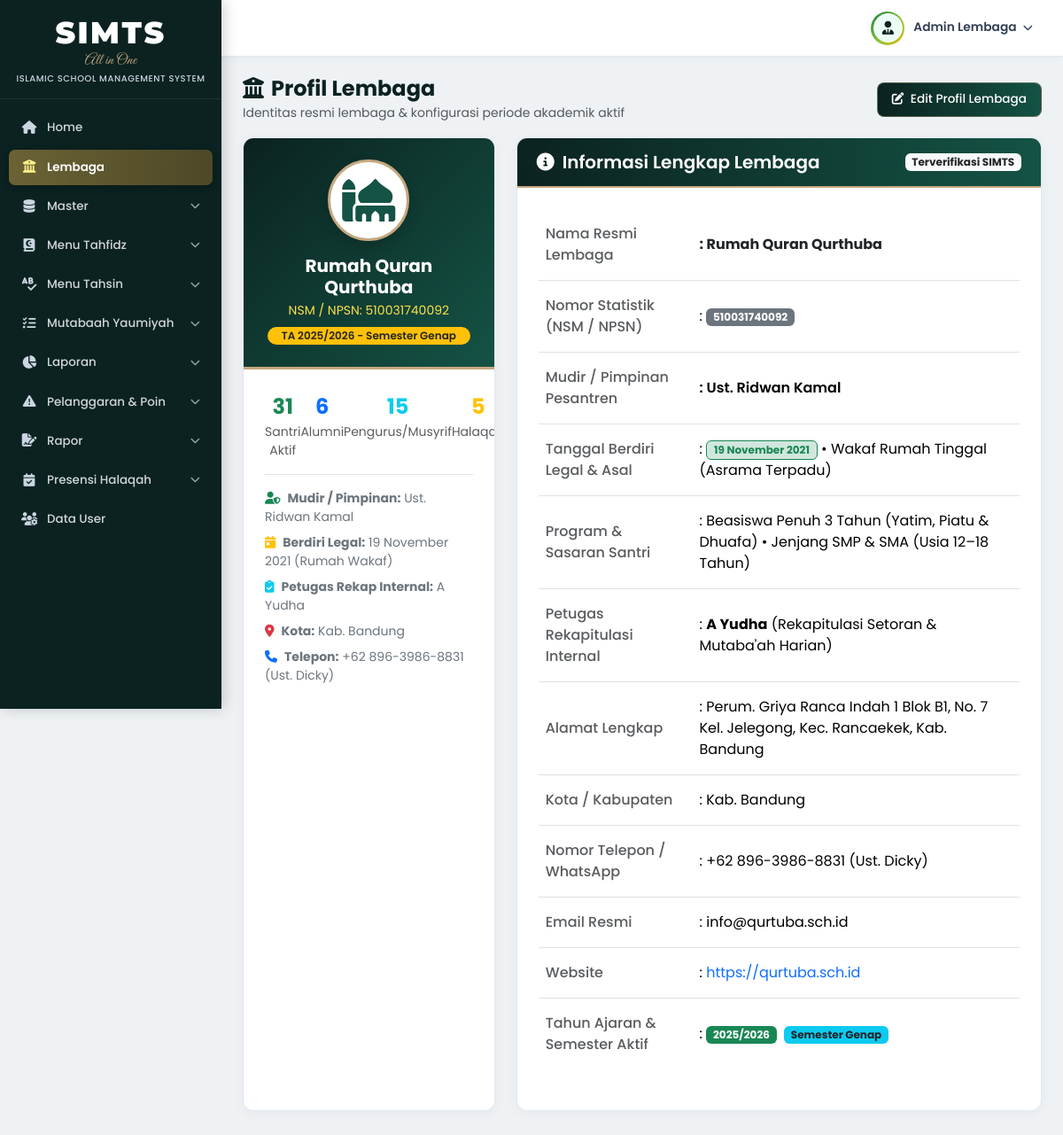
Page /modules/pengaturan/lembaga.php (signed in) on the committed database.
### tables this page shows
CREATE TABLE `lembaga` (
  `id` INT AUTO_INCREMENT PRIMARY KEY,
  `nama_lembaga` VARCHAR(150) NOT NULL,
  `nsm_npsn` VARCHAR(50) DEFAULT NULL,
  `mudir_pimpinan` VARCHAR(120) NOT NULL,
  `alamat` TEXT NOT NULL,
  `kota` VARCHAR(80) DEFAULT 'Jakarta',
  `telepon` VARCHAR(30) DEFAULT NULL,
  `email` VARCHAR(100) DEFAULT NULL,
  `website` VARCHAR(100) DEFAULT NULL,
  `tahun_ajaran_aktif` VARCHAR(20) DEFAULT '2025/2026',
  `semester_aktif` ENUM('Ganjil','Genap') DEFAULT 'Genap',
  `logo` VARCHAR(255) DEFAULT NULL,
  `created_at` TIMESTAMP DEFAULT CURRENT_TIMESTAMP
);

### config/koneksi.php (called while the page is built, shortened)
<?php
function e(?string $str): string
{
    return htmlspecialchars($str ?? '', ENT_QUOTES, 'UTF-8');
}
function hitung_total(mysqli $conn, string $sql, int $default = 0): int
{
    $res = mysqli_query($conn, $sql);
    if ($res && $row = mysqli_fetch_row($res)) {
        return (int) $row[0];
    }
    return $default;
}

### modules/pengaturan/lembaga.php (the view, shortened to what this page needs)
<?php
require_once __DIR__ . '/../../config/koneksi.php';
$res_lembaga = mysqli_query($conn, "SELECT * FROM lembaga ORDER BY id ASC LIMIT 1");
$lembaga     = mysqli_fetch_assoc($res_lembaga) ?: [
    'id'                 => 1,
    'nama_lembaga'       => "Rumah Qur'an Qurtuba",
    'nsm_npsn'           => '510031740092',
    'mudir_pimpinan'     => 'Ust. Ridwan',
    'alamat'             => 'Rumah Wakaf Terpadu Qurtuba, Jl. Qurtuba Raya No. 17 (Berdiri Legal: 19 November 2021)',
    'kota'               => 'Jakarta Selatan',
    'telepon'            => '0812-8899-7766',
    'email'              => 'info@qurtuba.sch.id',
    'website'            => 'https://qurtuba.sch.id',
    'tahun_ajaran_aktif' => '2025/2026',
    'semester_aktif'     => 'Genap'
];
$total_santri  = hitung_total($conn, "SELECT COUNT(*) FROM santri WHERE status_santri='Aktif'", 31);
$total_alumni  = hitung_total($conn, "SELECT COUNT(*) FROM santri WHERE status_santri='Alumni'", 6);
$total_asatidz = hitung_total($conn, "SELECT COUNT(*) FROM pengajar WHERE status='Aktif'", 15);
$total_halaqah = hitung_total($conn, "SELECT COUNT(*) FROM halaqah", 5);
include __DIR__ . '/../../includes/header.php';
include __DIR__ . '/../../includes/sidebar.php';
?>
<div class="d-flex justify-content-between align-items-center mb-3 flex-wrap gap-2">
    <div>
        <h4 class="fw-bold mb-0" style="color:#0b2220;"><i class="fa-solid fa-building-columns me-2"></i>Profil Lembaga</h4>
        <small class="text-muted">Identitas resmi lembaga &amp; konfigurasi periode akademik aktif</small>
    </div>
    <?php if (($_SESSION['role'] ?? '') === 'admin'): ?>
    <button class="btn btn-siata" data-bs-toggle="modal" data-bs-target="#modalEditLembaga">
        <i class="fa-solid fa-pen-to-square me-1"></i> Edit Profil Lembaga
    </button>
    <?php endif; ?>
</div>
<div class="row g-4">
    <div class="col-lg-4">
        <div class="card-siata h-100">
            <div class="p-4 text-center text-white" style="background: linear-gradient(135deg, #0b2220 0%, #145345 100%); border-bottom: 3px solid #c5a880;">
                <div class="mx-auto mb-3 d-flex align-items-center justify-content-center rounded-circle shadow"
                     style="width:92px;height:92px;background:#ffffff;color:#0b2220;border:3px solid #c5a880;">
                    <i class="fa-solid fa-mosque fa-3x" style="color:#145345;"></i>
                </div>
                <h5 class="fw-bold mb-1"><?= e($lembaga['nama_lembaga']) ?></h5>
                <div class="small" style="color:#fde047;">NSM / NPSN: <?= e($lembaga['nsm_npsn']) ?></div>
                <span class="badge bg-warning text-dark mt-2 px-3 py-1 rounded-pill fw-semibold">
                    TA <?= e($lembaga['tahun_ajaran_aktif']) ?> - Semester <?= e($lembaga['semester_aktif']) ?>
                </span>
            </div>
            <div class="p-4">
                <div class="d-flex justify-content-around text-center border-bottom pb-3 mb-3">
                    <div>
                        <div class="fs-4 fw-bold text-success"><?= $total_santri ?></div>
                        <div class="small text-muted">Santri Aktif</div>
                    </div>
                    <div>
                        <div class="fs-4 fw-bold text-primary"><?= $total_alumni ?></div>
                        <div class="small text-muted">Alumni</div>
                    </div>
                    <div>
                        <div class="fs-4 fw-bold text-info"><?= $total_asatidz ?></div>
                        <div class="small text-muted">Pengurus/Musyrif</div>
                    </div>
                    <div>
                        <div class="fs-4 fw-bold text-warning"><?= $total_halaqah ?></div>
                        <div class="small text-muted">Halaqah</div>
                    </div>
                </div>
                <div class="small text-secondary">
                    <div class="mb-2"><i class="fa-solid fa-user-shield me-2 text-success"></i><strong>Mudir / Pimpinan:</strong> <?= e($lembaga['mudir_pimpinan']) ?></div>
                    <div class="mb-2"><i class="fa-solid fa-calendar-day me-2 text-warning"></i><strong>Berdiri Legal:</strong> 19 November 2021 (Rumah Wakaf)</div>
                    <div class="mb-2"><i class="fa-solid fa-clipboard-check me-2 text-info"></i><strong>Petugas Rekap Internal:</strong> A Yudha</div>
                    <div class="mb-2"><i class="fa-solid fa-location-dot me-2 text-danger"></i><strong>Kota:</strong> <?= e($lembaga['kota']) ?></div>
                    <div><i class="fa-solid fa-phone me-2 text-primary"></i><strong>Telepon:</strong> <?= e($lembaga['telepon']) ?></div>
                </div>
            </div>
        </div>
    </div>
    <div class="col-lg-8">
        <div class="card-siata h-100">
            <div class="card-header-siata">
                <h5><i class="fa-solid fa-circle-info"></i> Informasi Lengkap Lembaga</h5>
                <span class="badge bg-light text-dark">Terverifikasi SIMTS</span>
            </div>
            <div class="p-4">
                <table class="table table-borderless align-middle mb-0">
                    <tbody>
                        <tr class="border-bottom">
                            <th class="text-muted fw-medium py-3" style="width: 32%;">Nama Resmi Lembaga</th>
                            <td class="fw-bold py-3 text-dark">: <?= e($lembaga['nama_lembaga']) ?></td>
                        </tr>
                        <tr class="border-bottom">
                            <th class="text-muted fw-medium py-3">Nomor Statistik (NSM / NPSN)</th>
                            <td class="py-3">: <span class="badge bg-secondary"><?= e($lembaga['nsm_npsn']) ?></span></td>
                        </tr>
                        <tr class="border-bottom">
                            <th class="text-muted fw-medium py-3">Mudir / Pimpinan Pesantren</th>
                            <td class="fw-semibold py-3">: <?= e($lembaga['mudir_pimpinan']) ?></td>
                        </tr>
                        <tr class="border-bottom">
                            <th class="text-muted fw-medium py-3">Tanggal Berdiri Legal &amp; Asal</th>
                            <td class="py-3">: <span class="badge bg-success-subtle text-success border border-success">19 November 2021</span> &bull; Wakaf Rumah Tinggal (Asrama Terpadu)</td>
                        </tr>
                        <tr class="border-bottom">
                            <th class="text-muted fw-medium py-3">Program &amp; Sasaran Santri</th>
                            <td class="py-3">: Beasiswa Penuh 3 Tahun (Yatim, Piatu &amp; Dhuafa) &bull; Jenjang SMP &amp; SMA (Usia 12–18 Tahun)</td>
                        </tr>
                        <tr class="border-bottom">
                            <th class="text-muted fw-medium py-3">Petugas Rekapitulasi Internal</th>
                            <td class="py-3">: <strong>A Yudha</strong> (Rekapitulasi Setoran &amp; Mutaba'ah Harian)</td>
                        </tr>
                        <tr class="border-bottom">
                            <th class="text-muted fw-medium py-3">Alamat Lengkap</th>
                            <td class="py-3">: <?= e($lembaga['alamat']) ?></td>
                        </tr>
                        <tr class="border-bottom">
                            <th class="text-muted fw-medium py-3">Kota / Kabupaten</th>
                            <td class="py-3">: <?= e($lembaga['kota']) ?></td>
                        </tr>
                        <tr class="border-bottom">
                            <th class="text-muted fw-medium py-3">Nomor Telepon / WhatsApp</th>
                            <td class="py-3">: <?= e($lembaga['telepon']) ?></td>
                        </tr>
                        <tr class="border-bottom">
                            <th class="text-muted fw-medium py-3">Email Resmi</th>
                            <td class="py-3">: <?= e($lembaga['email']) ?></td>
                        </tr>
                        <tr class="border-bottom">
                            <th class="text-muted fw-medium py-3">Website</th>
                            <td class="py-3">: <a href="<?= e($lembaga['website']) ?>" target="_blank" class="text-decoration-none"><?= e($lembaga['website']) ?></a></td>
                        </tr>
                        <tr>
                            <th class="text-muted fw-medium py-3">Tahun Ajaran &amp; Semester Aktif</th>
                            <td class="py-3">:
                                <span class="badge bg-success"><?= e($lembaga['tahun_ajaran_aktif']) ?></span>
                                <span class="badge bg-info text-dark ms-1">Semester <?= e($lembaga['semester_aktif']) ?></span>
                            </td>
                        </tr>
                    </tbody>
                </table>
            </div>
        </div>
    </div>
</div>
<?php include __DIR__ . '/../../includes/footer.php'; ?>

### assets/css/style.css (style rules this page uses)
:root { --sidebar-width: 250px; --sidebar-bg: #0b2220; --siata-green-dark: #0b2220; --siata-green-mid: #145345; --sidebar-hover: rgba(255, 255, 255, 0.06); --sidebar-active-gradient: linear-gradient(90deg, #6b6335, #4d4827); --sidebar-gold: #c5a880; --topbar-height: 64px; --content-bg: #eef2f5; }
* { box-sizing: border-box; }
body { margin: 0; font-family: 'Poppins', sans-serif; background-color: var(--content-bg); color: #334155; overflow-x: hidden; }
.card-siata { background: #ffffff; border: 1px solid #e2e8f0; border-radius: 12px; box-shadow: 0 3px 14px rgba(15, 23, 42, 0.04); overflow: hidden; margin-bottom: 22px; }
.card-header-siata { background: linear-gradient(90deg, #0b2220 0%, #145345 100%); color: #ffffff; padding: 15px 22px; display: flex; align-items: center; justify-content: space-between; flex-wrap: wrap; gap: 10px; border-bottom: 2px solid #c5a880; }
.card-header-siata h5, .card-header-siata h6 { margin: 0; font-weight: 600; color: #ffffff; display: flex; align-items: center; gap: 9px; }
.btn-siata { background: linear-gradient(90deg, #0b2220, #145345); color: #ffffff; border: 1px solid rgba(197, 168, 128, 0.4); font-weight: 500; font-size: 0.85rem; border-radius: 8px; padding: 8px 16px; transition: all 0.2s; }

### rows in the picture
lembaga: nama_lembaga "Rumah Quran Qurthuba", nsm_npsn "510031740092", tahun_ajaran_aktif "2025/2026", semester_aktif "Genap", mudir_pimpinan "Ust. Ridwan Kamal", kota "Kab. Bandung", telepon "+62 896-3986-8831 (Ust. Dicky)", alamat "Perum. Griya Ranca Indah 1 Blok B1, No. 7 Kel. Jelegong, Kec. Rancaekek, Kab. Bandung", email "info@qurtuba.sch.id", website "https://qurtuba.sch.id"

### other values in the picture
$topbar_user_label "Admin Lembaga"
$total_santri "31"
$total_alumni "6"
$total_asatidz "15"
$total_halaqah "5"
